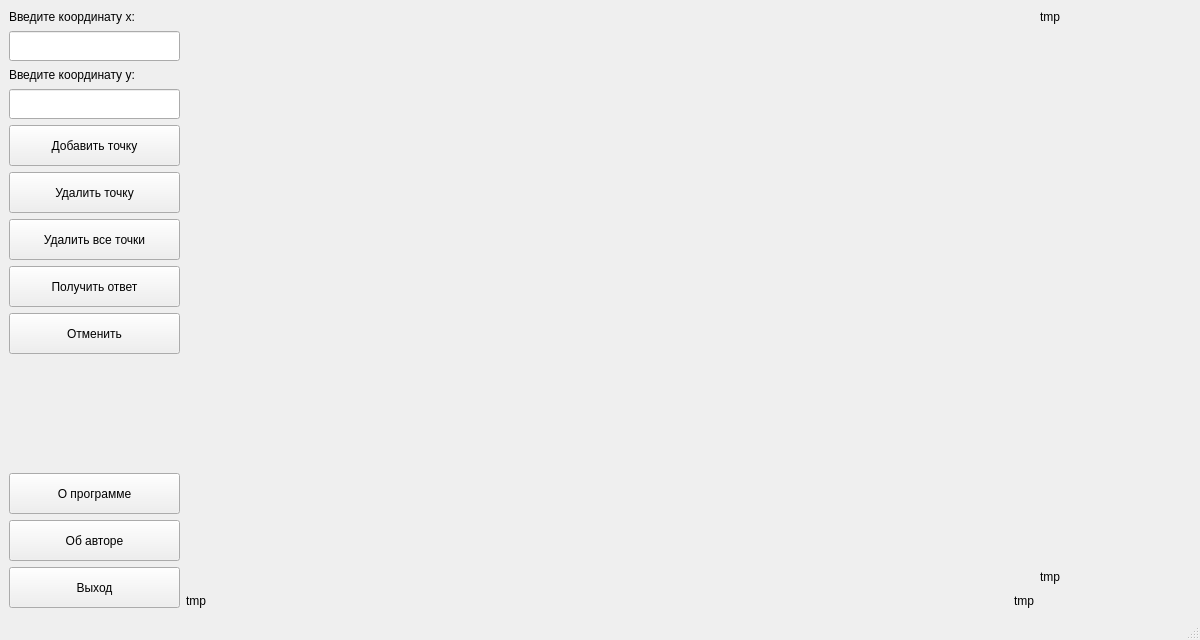
<?xml version="1.0" encoding="UTF-8"?>
<ui version="4.0">
 <class>MainWindow</class>
 <widget class="QMainWindow" name="MainWindow">
  <property name="geometry">
   <rect>
    <x>0</x>
    <y>0</y>
    <width>1200</width>
    <height>640</height>
   </rect>
  </property>
  <property name="minimumSize">
   <size>
    <width>1200</width>
    <height>640</height>
   </size>
  </property>
  <property name="mouseTracking">
   <bool>false</bool>
  </property>
  <property name="windowTitle">
   <string>Лабораторная работа 1</string>
  </property>
  <property name="locale">
   <locale language="Russian" country="Russia"/>
  </property>
  <widget class="QWidget" name="centralwidget">
   <property name="accessibleName">
    <string/>
   </property>
   <layout class="QGridLayout" name="gridLayout">
    <item row="0" column="0">
     <widget class="QLabel" name="label">
      <property name="enabled">
       <bool>true</bool>
      </property>
      <property name="minimumSize">
       <size>
        <width>171</width>
        <height>16</height>
       </size>
      </property>
      <property name="maximumSize">
       <size>
        <width>171</width>
        <height>16</height>
       </size>
      </property>
      <property name="autoFillBackground">
       <bool>false</bool>
      </property>
      <property name="locale">
       <locale language="Russian" country="Russia"/>
      </property>
      <property name="text">
       <string>Введите координату x:</string>
      </property>
     </widget>
    </item>
    <item row="0" column="4">
     <widget class="QLabel" name="labelY0">
      <property name="enabled">
       <bool>true</bool>
      </property>
      <property name="maximumSize">
       <size>
        <width>151</width>
        <height>16</height>
       </size>
      </property>
      <property name="autoFillBackground">
       <bool>false</bool>
      </property>
      <property name="locale">
       <locale language="Russian" country="Russia"/>
      </property>
      <property name="text">
       <string>tmp</string>
      </property>
     </widget>
    </item>
    <item row="1" column="0">
     <widget class="QLineEdit" name="lineEditX">
      <property name="minimumSize">
       <size>
        <width>171</width>
        <height>30</height>
       </size>
      </property>
      <property name="maximumSize">
       <size>
        <width>171</width>
        <height>30</height>
       </size>
      </property>
     </widget>
    </item>
    <item row="1" column="4" rowspan="8">
     <spacer name="verticalSpacer_3">
      <property name="orientation">
       <enum>Qt::Vertical</enum>
      </property>
      <property name="sizeHint" stdset="0">
       <size>
        <width>138</width>
        <height>320</height>
       </size>
      </property>
     </spacer>
    </item>
    <item row="2" column="0">
     <widget class="QLabel" name="label_2">
      <property name="minimumSize">
       <size>
        <width>171</width>
        <height>16</height>
       </size>
      </property>
      <property name="maximumSize">
       <size>
        <width>171</width>
        <height>16</height>
       </size>
      </property>
      <property name="locale">
       <locale language="Russian" country="Russia"/>
      </property>
      <property name="text">
       <string>Введите координату y:</string>
      </property>
     </widget>
    </item>
    <item row="3" column="0">
     <widget class="QLineEdit" name="lineEditY">
      <property name="minimumSize">
       <size>
        <width>171</width>
        <height>30</height>
       </size>
      </property>
      <property name="maximumSize">
       <size>
        <width>171</width>
        <height>30</height>
       </size>
      </property>
     </widget>
    </item>
    <item row="4" column="0">
     <widget class="QPushButton" name="addButton">
      <property name="minimumSize">
       <size>
        <width>171</width>
        <height>41</height>
       </size>
      </property>
      <property name="maximumSize">
       <size>
        <width>171</width>
        <height>41</height>
       </size>
      </property>
      <property name="locale">
       <locale language="Russian" country="Russia"/>
      </property>
      <property name="text">
       <string>Добавить точку</string>
      </property>
     </widget>
    </item>
    <item row="5" column="0">
     <widget class="QPushButton" name="delButton">
      <property name="minimumSize">
       <size>
        <width>171</width>
        <height>41</height>
       </size>
      </property>
      <property name="maximumSize">
       <size>
        <width>171</width>
        <height>41</height>
       </size>
      </property>
      <property name="locale">
       <locale language="Russian" country="Russia"/>
      </property>
      <property name="text">
       <string>Удалить точку</string>
      </property>
     </widget>
    </item>
    <item row="6" column="0">
     <widget class="QPushButton" name="delAllButton">
      <property name="minimumSize">
       <size>
        <width>171</width>
        <height>41</height>
       </size>
      </property>
      <property name="maximumSize">
       <size>
        <width>171</width>
        <height>41</height>
       </size>
      </property>
      <property name="locale">
       <locale language="Russian" country="Russia"/>
      </property>
      <property name="text">
       <string>Удалить все точки</string>
      </property>
     </widget>
    </item>
    <item row="7" column="0">
     <widget class="QPushButton" name="solveButton">
      <property name="minimumSize">
       <size>
        <width>171</width>
        <height>41</height>
       </size>
      </property>
      <property name="maximumSize">
       <size>
        <width>171</width>
        <height>41</height>
       </size>
      </property>
      <property name="locale">
       <locale language="Russian" country="Russia"/>
      </property>
      <property name="text">
       <string>Получить ответ</string>
      </property>
     </widget>
    </item>
    <item row="8" column="0">
     <widget class="QPushButton" name="discardButton">
      <property name="minimumSize">
       <size>
        <width>171</width>
        <height>41</height>
       </size>
      </property>
      <property name="maximumSize">
       <size>
        <width>171</width>
        <height>41</height>
       </size>
      </property>
      <property name="locale">
       <locale language="Russian" country="Russia"/>
      </property>
      <property name="text">
       <string>Отменить</string>
      </property>
     </widget>
    </item>
    <item row="9" column="0">
     <spacer name="verticalSpacer">
      <property name="orientation">
       <enum>Qt::Vertical</enum>
      </property>
      <property name="sizeHint" stdset="0">
       <size>
        <width>168</width>
        <height>108</height>
       </size>
      </property>
     </spacer>
    </item>
    <item row="10" column="0">
     <widget class="QPushButton" name="aboutButton">
      <property name="minimumSize">
       <size>
        <width>171</width>
        <height>41</height>
       </size>
      </property>
      <property name="maximumSize">
       <size>
        <width>171</width>
        <height>41</height>
       </size>
      </property>
      <property name="locale">
       <locale language="Russian" country="Russia"/>
      </property>
      <property name="text">
       <string>О программе</string>
      </property>
     </widget>
    </item>
    <item row="11" column="0">
     <widget class="QPushButton" name="authorButton">
      <property name="minimumSize">
       <size>
        <width>171</width>
        <height>41</height>
       </size>
      </property>
      <property name="maximumSize">
       <size>
        <width>171</width>
        <height>41</height>
       </size>
      </property>
      <property name="locale">
       <locale language="Russian" country="Russia"/>
      </property>
      <property name="text">
       <string>Об авторе</string>
      </property>
     </widget>
    </item>
    <item row="12" column="0" rowspan="2">
     <widget class="QPushButton" name="outButton">
      <property name="minimumSize">
       <size>
        <width>171</width>
        <height>41</height>
       </size>
      </property>
      <property name="maximumSize">
       <size>
        <width>171</width>
        <height>41</height>
       </size>
      </property>
      <property name="locale">
       <locale language="Russian" country="Russia"/>
      </property>
      <property name="text">
       <string>Выход</string>
      </property>
     </widget>
    </item>
    <item row="12" column="2">
     <spacer name="horizontalSpacer_2">
      <property name="orientation">
       <enum>Qt::Horizontal</enum>
      </property>
      <property name="sizeHint" stdset="0">
       <size>
        <width>537</width>
        <height>20</height>
       </size>
      </property>
     </spacer>
    </item>
    <item row="12" column="4">
     <widget class="QLabel" name="labelY1">
      <property name="enabled">
       <bool>true</bool>
      </property>
      <property name="minimumSize">
       <size>
        <width>151</width>
        <height>16</height>
       </size>
      </property>
      <property name="maximumSize">
       <size>
        <width>151</width>
        <height>16</height>
       </size>
      </property>
      <property name="autoFillBackground">
       <bool>false</bool>
      </property>
      <property name="locale">
       <locale language="Russian" country="Russia"/>
      </property>
      <property name="text">
       <string>tmp</string>
      </property>
     </widget>
    </item>
    <item row="13" column="1">
     <widget class="QLabel" name="labelX0">
      <property name="enabled">
       <bool>true</bool>
      </property>
      <property name="minimumSize">
       <size>
        <width>151</width>
        <height>16</height>
       </size>
      </property>
      <property name="maximumSize">
       <size>
        <width>151</width>
        <height>16</height>
       </size>
      </property>
      <property name="autoFillBackground">
       <bool>false</bool>
      </property>
      <property name="locale">
       <locale language="Russian" country="Russia"/>
      </property>
      <property name="text">
       <string>tmp</string>
      </property>
     </widget>
    </item>
    <item row="13" column="3">
     <widget class="QLabel" name="labelX1">
      <property name="enabled">
       <bool>true</bool>
      </property>
      <property name="minimumSize">
       <size>
        <width>151</width>
        <height>16</height>
       </size>
      </property>
      <property name="maximumSize">
       <size>
        <width>151</width>
        <height>16</height>
       </size>
      </property>
      <property name="autoFillBackground">
       <bool>false</bool>
      </property>
      <property name="locale">
       <locale language="Russian" country="Russia"/>
      </property>
      <property name="text">
       <string>tmp</string>
      </property>
      <property name="alignment">
       <set>Qt::AlignRight|Qt::AlignTrailing|Qt::AlignVCenter</set>
      </property>
     </widget>
    </item>
   </layout>
  </widget>
  <widget class="QStatusBar" name="statusbar"/>
 </widget>
 <resources/>
 <connections/>
</ui>
